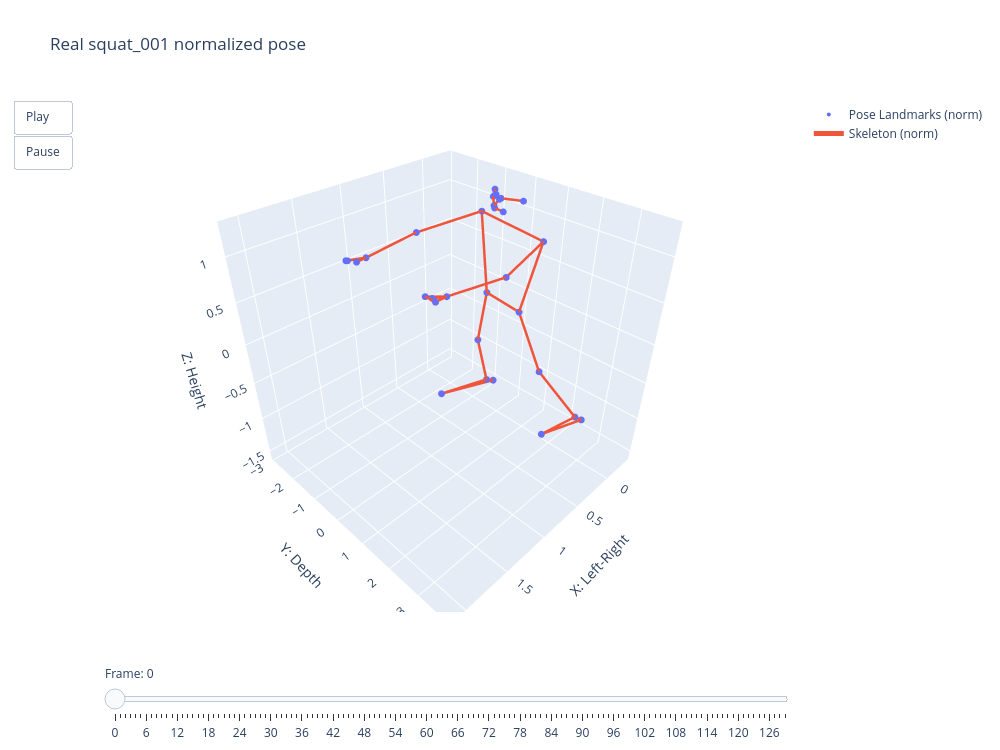

Notebook code for this chart:
### Markdown cell above
### ⑤ Review - Normalized Visualization

Render the base normalized coordinate stream before applying optional canonicalization. This makes it easier to inspect whether the hip-centered, torso-scaled pose still preserves the squat motion pattern.

### Code cell
fig_norm = create_pose_animation(
    df=norm_df,
    landmarks=LANDMARKS,
    connections=CONNECTIONS,
    coord_mode="norm",
    frame_duration=33,
    height=750,
    width=1000,
    show_text=False,
    title="Real squat_001 normalized pose",
)

fig_norm

### Figure 1 — Plotly figure (JSON) as saved in the notebook; plotly's stock layout.template omitted (floating-point values rounded to 4 significant figures)
{"data": [{"marker": {"size": 4}, "mode": "markers", "name": "Pose Landmarks (norm)", "showlegend": true, "textposition": "top center", "type": "scatter3d", "x": [0.007065, -0.03677, -0.04678, -0.05931, -0.04664, -0.06241, -0.08723, -0.184, -0.225, -0.03212, -0.04555, -0.2007, -0.2266, 0.425, 0.4805, 0.993, 1.084, 1.124, 1.223, 1.148, 1.24, 1.117, 1.198, 0.04113, -0.04113, 0.06635, 0.008216, -0.08064, -0.1323, -0.1711, -0.2579, 0.2815, 0.3023], "y": [-0.4355, -0.3695, -0.372, -0.3715, -0.6004, -0.603, -0.6037, 0.07553, -0.9768, -0.2145, -0.537, 0.7692, -1.42, 1.033, -1.93, 0.6203, -1.95, 0.631, -2.264, 0.3666, -2.131, 0.5058, -1.922, 0.6759, -0.6759, 1.553, -0.8348, 2.602, -0.7689, 2.67, -0.7878, 2.249, -1.557], "z": [1.108, 1.171, 1.173, 1.174, 1.174, 1.178, 1.182, 1.155, 1.158, 1.052, 1.052, 0.7807, 0.8486, 0.6685, 0.7766, 0.6454, 0.7132, 0.6504, 0.6898, 0.6752, 0.7159, 0.6664, 0.7141, 0.007853, -0.007853, -0.61, -0.6832, -1.122, -1.377, -1.213, -1.474, -1.213, -1.52]}, {"line": {"width": 5}, "mode": "lines", "name": "Skeleton (norm)", "showlegend": true, "type": "scatter3d", "x": [0.007065, -0.03677, null, -0.03677, -0.04678, null, -0.04678, -0.05931, null, -0.05931, -0.184, null, 0.007065, -0.04664, null, -0.04664, -0.06241, null, -0.06241, -0.08723, null, -0.08723, -0.225, null, -0.03212, -0.04555, null, -0.2007, -0.2266, null, -0.2007, 0.04113, null, -0.2266, -0.04113, null, 0.04113, -0.04113, null, -0.2007, 0.425, null, 0.425, 0.993, null, 0.993, 1.124, null, 0.993, 1.148, null, 0.993, 1.117, null, 1.124, 1.148, null, -0.2266, 0.4805, null, 0.4805, 1.084, null, 1.084, 1.223, null, 1.084, 1.24, null, 1.084, 1.198, null, 1.223, 1.24, null, 0.04113, 0.06635, null, 0.06635, -0.08064, null, -0.08064, -0.1711, null, -0.08064, 0.2815, null, -0.1711, 0.2815, null, -0.04113, 0.008216, null, 0.008216, -0.1323, null, -0.1323, -0.2579, null, -0.1323, 0.3023, null, -0.2579, 0.3023, null], "y": [-0.4355, -0.3695, null, -0.3695, -0.372, null, -0.372, -0.3715, null, -0.3715, 0.07553, null, -0.4355, -0.6004, null, -0.6004, -0.603, null, -0.603, -0.6037, null, -0.6037, -0.9768, null, -0.2145, -0.537, null, 0.7692, -1.42, null, 0.7692, 0.6759, null, -1.42, -0.6759, null, 0.6759, -0.6759, null, 0.7692, 1.033, null, 1.033, 0.6203, null, 0.6203, 0.631, null, 0.6203, 0.3666, null, 0.6203, 0.5058, null, 0.631, 0.3666, null, -1.42, -1.93, null, -1.93, -1.95, null, -1.95, -2.264, null, -1.95, -2.131, null, -1.95, -1.922, null, -2.264, -2.131, null, 0.6759, 1.553, null, 1.553, 2.602, null, 2.602, 2.67, null, 2.602, 2.249, null, 2.67, 2.249, null, -0.6759, -0.8348, null, -0.8348, -0.7689, null, -0.7689, -0.7878, null, -0.7689, -1.557, null, -0.7878, -1.557, null], "z": [1.108, 1.171, null, 1.171, 1.173, null, 1.173, 1.174, null, 1.174, 1.155, null, 1.108, 1.174, null, 1.174, 1.178, null, 1.178, 1.182, null, 1.182, 1.158, null, 1.052, 1.052, null, 0.7807, 0.8486, null, 0.7807, 0.007853, null, 0.8486, -0.007853, null, 0.007853, -0.007853, null, 0.7807, 0.6685, null, 0.6685, 0.6454, null, 0.6454, 0.6504, null, 0.6454, 0.6752, null, 0.6454, 0.6664, null, 0.6504, 0.6752, null, 0.8486, 0.7766, null, 0.7766, 0.7132, null, 0.7132, 0.6898, null, 0.7132, 0.7159, null, 0.7132, 0.7141, null, 0.6898, 0.7159, null, 0.007853, -0.61, null, -0.61, -1.122, null, -1.122, -1.213, null, -1.122, -1.213, null, -1.213, -1.213, null, -0.007853, -0.6832, null, -0.6832, -1.377, null, -1.377, -1.474, null, -1.377, -1.52, null, -1.474, -1.52, null]}], "layout": {"height": 750, "scene": {"aspectmode": "cube", "xaxis": {"range": [-0.382, 2.176], "title": {"text": "X: Left-Right"}}, "yaxis": {"range": [-3.07, 3.991], "title": {"text": "Y: Depth"}}, "zaxis": {"range": [-1.631, 1.352], "title": {"text": "Z: Height"}}}, "showlegend": true, "sliders": [{"active": 0, "currentvalue": {"prefix": "Frame: "}, "pad": {"t": 50}, "steps": [{"args": [["0"], {"frame": {"duration": 0, "redraw": true}}], "label": "0", "method": "animate"}, {"args": [["1"], {"frame": {"duration": 0, "redraw": true}}], "label": "1", "method": "animate"}, {"args": [["2"], {"frame": {"duration": 0, "redraw": true}}], "label": "2", "method": "animate"}, {"args": [["3"], {"frame": {"duration": 0, "redraw": true}}], "label": "3", "method": "animate"}, {"args": [["4"], {"frame": {"duration": 0, "redraw": true}}], "label": "4", "method": "animate"}, {"args": [["5"], {"frame": {"duration": 0, "redraw": true}}], "label": "5", "method": "animate"}, {"args": [["6"], {"frame": {"duration": 0, "redraw": true}}], "label": "6", "method": "animate"}, {"args": [["7"], {"frame": {"duration": 0, "redraw": true}}], "label": "7", "method": "animate"}, {"args": [["8"], {"frame": {"duration": 0, "redraw": true}}], "label": "8", "method": "animate"}, {"args": [["9"], {"frame": {"duration": 0, "redraw": true}}], "label": "9", "method": "animate"}, {"args": [["10"], {"frame": {"duration": 0, "redraw": true}}], "label": "10", "method": "animate"}, {"args": [["11"], {"frame": {"duration": 0, "redraw": true}}], "label": "11", "method": "animate"}, {"args": [["12"], {"frame": {"duration": 0, "redraw": true}}], "label": "12", "method": "animate"}, {"args": [["13"], {"frame": {"duration": 0, "redraw": true}}], "label": "13", "method": "animate"}, {"args": [["14"], {"frame": {"duration": 0, "redraw": true}}], "label": "14", "method": "animate"}, {"args": [["15"], {"frame": {"duration": 0, "redraw": true}}], "label": "15", "method": "animate"}, {"args": [["16"], {"frame": {"duration": 0, "redraw": true}}], "label": "16", "method": "animate"}, {"args": [["17"], {"frame": {"duration": 0, "redraw": true}}], "label": "17", "method": "animate"}, {"args": [["18"], {"frame": {"duration": 0, "redraw": true}}], "label": "18", "method": "animate"}, {"args": [["19"], {"frame": {"duration": 0, "redraw": true}}], "label": "19", "method": "animate"}, {"args": [["20"], {"frame": {"duration": 0, "redraw": true}}], "label": "20", "method": "animate"}, {"args": [["21"], {"frame": {"duration": 0, "redraw": true}}], "label": "21", "method": "animate"}, {"args": [["22"], {"frame": {"duration": 0, "redraw": true}}], "label": "22", "method": "animate"}, {"args": [["23"], {"frame": {"duration": 0, "redraw": true}}], "label": "23", "method": "animate"}, {"args": [["24"], {"frame": {"duration": 0, "redraw": true}}], "label": "24", "method": "animate"}, {"args": [["25"], {"frame": {"duration": 0, "redraw": true}}], "label": "25", "method": "animate"}, {"args": [["26"], {"frame": {"duration": 0, "redraw": true}}], "label": "26", "method": "animate"}, {"args": [["27"], {"frame": {"duration": 0, "redraw": true}}], "label": "27", "method": "animate"}, {"args": [["28"], {"frame": {"duration": 0, "redraw": true}}], "label": "28", "method": "animate"}, {"args": [["29"], {"frame": {"duration": 0, "redraw": true}}], "label": "29", "method": "animate"}, {"args": [["30"], {"frame": {"duration": 0, "redraw": true}}], "label": "30", "method": "animate"}, {"args": [["31"], {"frame": {"duration": 0, "redraw": true}}], "label": "31", "method": "animate"}, {"args": [["32"], {"frame": {"duration": 0, "redraw": true}}], "label": "32", "method": "animate"}, {"args": [["33"], {"frame": {"duration": 0, "redraw": true}}], "label": "33", "method": "animate"}, {"args": [["34"], {"frame": {"duration": 0, "redraw": true}}], "label": "34", "method": "animate"}, {"args": [["35"], {"frame": {"duration": 0, "redraw": true}}], "label": "35", "method": "animate"}, {"args": [["36"], {"frame": {"duration": 0, "redraw": true}}], "label": "36", "method": "animate"}, {"args": [["37"], {"frame": {"duration": 0, "redraw": true}}], "label": "37", "method": "animate"}, {"args": [["38"], {"frame": {"duration": 0, "redraw": true}}], "label": "38", "method": "animate"}, {"args": [["39"], {"frame": {"duration": 0, "redraw": true}}], "label": "39", "method": "animate"}, {"args": [["40"], {"frame": {"duration": 0, "redraw": true}}], "label": "40", "method": "animate"}, {"args": [["41"], {"frame": {"duration": 0, "redraw": true}}], "label": "41", "method": "animate"}, {"args": [["42"], {"frame": {"duration": 0, "redraw": true}}], "label": "42", "method": "animate"}, {"args": [["43"], {"frame": {"duration": 0, "redraw": true}}], "label": "43", "method": "animate"}, {"args": [["44"], {"frame": {"duration": 0, "redraw": true}}], "label": "44", "method": "animate"}, {"args": [["45"], {"frame": {"duration": 0, "redraw": true}}], "label": "45", "method": "animate"}, {"args": [["46"], {"frame": {"duration": 0, "redraw": true}}], "label": "46", "method": "animate"}, {"args": [["47"], {"frame": {"duration": 0, "redraw": true}}], "label": "47", "method": "animate"}, {"args": [["48"], {"frame": {"duration": 0, "redraw": true}}], "label": "48", "method": "animate"}, {"args": [["49"], {"frame": {"duration": 0, "redraw": true}}], "label": "49", "method": "animate"}, {"args": [["50"], {"frame": {"duration": 0, "redraw": true}}], "label": "50", "method": "animate"}, {"args": [["51"], {"frame": {"duration": 0, "redraw": true}}], "label": "51", "method": "animate"}, {"args": [["52"], {"frame": {"duration": 0, "redraw": true}}], "label": "52", "method": "animate"}, {"args": [["53"], {"frame": {"duration": 0, "redraw": true}}], "label": "53", "method": "animate"}, {"args": [["54"], {"frame": {"duration": 0, "redraw": true}}], "label": "54", "method": "animate"}, {"args": [["55"], {"frame": {"duration": 0, "redraw": true}}], "label": "55", "method": "animate"}, {"args": [["56"], {"frame": {"duration": 0, "redraw": true}}], "label": "56", "method": "animate"}, {"args": [["57"], {"frame": {"duration": 0, "redraw": true}}], "label": "57", "method": "animate"}, {"args": [["58"], {"frame": {"duration": 0, "redraw": true}}], "label": "58", "method": "animate"}, {"args": [["59"], {"frame": {"duration": 0, "redraw": true}}], "label": "59", "method": "animate"}, {"args": [["60"], {"frame": {"duration": 0, "redraw": true}}], "label": "60", "method": "animate"}, {"args": [["61"], {"frame": {"duration": 0, "redraw": true}}], "label": "61", "method": "animate"}, {"args": [["62"], {"frame": {"duration": 0, "redraw": true}}], "label": "62", "method": "animate"}, {"args": [["63"], {"frame": {"duration": 0, "redraw": true}}], "label": "63", "method": "animate"}, {"args": [["64"], {"frame": {"duration": 0, "redraw": true}}], "label": "64", "method": "animate"}, {"args": [["65"], {"frame": {"duration": 0, "redraw": true}}], "label": "65", "method": "animate"}, {"args": [["66"], {"frame": {"duration": 0, "redraw": true}}], "label": "66", "method": "animate"}, {"args": [["67"], {"frame": {"duration": 0, "redraw": true}}], "label": "67", "method": "animate"}, {"args": [["68"], {"frame": {"duration": 0, "redraw": true}}], "label": "68", "method": "animate"}, {"args": [["69"], {"frame": {"duration": 0, "redraw": true}}], "label": "69", "method": "animate"}, {"args": [["70"], {"frame": {"duration": 0, "redraw": true}}], "label": "70", "method": "animate"}, {"args": [["71"], {"frame": {"duration": 0, "redraw": true}}], "label": "71", "method": "animate"}, {"args": [["72"], {"frame": {"duration": 0, "redraw": true}}], "label": "72", "method": "animate"}, {"args": [["73"], {"frame": {"duration": 0, "redraw": true}}], "label": "73", "method": "animate"}, {"args": [["74"], {"frame": {"duration": 0, "redraw": true}}], "label": "74", "method": "animate"}, {"args": [["75"], {"frame": {"duration": 0, "redraw": true}}], "label": "75", "method": "animate"}, {"args": [["76"], {"frame": {"duration": 0, "redraw": true}}], "label": "76", "method": "animate"}, {"args": [["77"], {"frame": {"duration": 0, "redraw": true}}], "label": "77", "method": "animate"}, {"args": [["78"], {"frame": {"duration": 0, "redraw": true}}], "label": "78", "method": "animate"}, {"args": [["79"], {"frame": {"duration": 0, "redraw": true}}], "label": "79", "method": "animate"}, {"args": [["80"], {"frame": {"duration": 0, "redraw": true}}], "label": "80", "method": "animate"}, {"args": [["81"], {"frame": {"duration": 0, "redraw": true}}], "label": "81", "method": "animate"}, {"args": [["82"], {"frame": {"duration": 0, "redraw": true}}], "label": "82", "method": "animate"}, {"args": [["83"], {"frame": {"duration": 0, "redraw": true}}], "label": "83", "method": "animate"}, {"args": [["84"], {"frame": {"duration": 0, "redraw": true}}], "label": "84", "method": "animate"}, {"args": [["85"], {"frame": {"duration": 0, "redraw": true}}], "label": "85", "method": "animate"}, {"args": [["86"], {"frame": {"duration": 0, "redraw": true}}], "label": "86", "method": "animate"}, {"args": [["87"], {"frame": {"duration": 0, "redraw": true}}], "label": "87", "method": "animate"}, {"args": [["88"], {"frame": {"duration": 0, "redraw": true}}], "label": "88", "method": "animate"}, {"args": [["89"], {"frame": {"duration": 0, "redraw": true}}], "label": "89", "method": "animate"}, {"args": [["90"], {"frame": {"duration": 0, "redraw": true}}], "label": "90", "method": "animate"}, {"args": [["91"], {"frame": {"duration": 0, "redraw": true}}], "label": "91", "method": "animate"}, {"args": [["92"], {"frame": {"duration": 0, "redraw": true}}], "label": "92", "method": "animate"}, {"args": [["93"], {"frame": {"duration": 0, "redraw": true}}], "label": "93", "method": "animate"}, {"args": [["94"], {"frame": {"duration": 0, "redraw": true}}], "label": "94", "method": "animate"}, {"args": [["95"], {"frame": {"duration": 0, "redraw": true}}], "label": "95", "method": "animate"}, {"args": [["96"], {"frame": {"duration": 0, "redraw": true}}], "label": "96", "method": "animate"}, {"args": [["97"], {"frame": {"duration": 0, "redraw": true}}], "label": "97", "method": "animate"}, {"args": [["98"], {"frame": {"duration": 0, "redraw": true}}], "label": "98", "method": "animate"}, {"args": [["99"], {"frame": {"duration": 0, "redraw": true}}], "label": "99", "method": "animate"}, {"args": [["100"], {"frame": {"duration": 0, "redraw": true}}], "label": "100", "method": "animate"}, {"args": [["101"], {"frame": {"duration": 0, "redraw": true}}], "label": "101", "method": "animate"}, {"args": [["102"], {"frame": {"duration": 0, "redraw": true}}], "label": "102", "method": "animate"}, {"args": [["103"], {"frame": {"duration": 0, "redraw": true}}], "label": "103", "method": "animate"}, {"args": [["104"], {"frame": {"duration": 0, "redraw": true}}], "label": "104", "method": "animate"}, {"args": [["105"], {"frame": {"duration": 0, "redraw": true}}], "label": "105", "method": "animate"}, {"args": [["106"], {"frame": {"duration": 0, "redraw": true}}], "label": "106", "method": "animate"}, {"args": [["107"], {"frame": {"duration": 0, "redraw": true}}], "label": "107", "method": "animate"}, {"args": [["108"], {"frame": {"duration": 0, "redraw": true}}], "label": "108", "method": "animate"}, {"args": [["109"], {"frame": {"duration": 0, "redraw": true}}], "label": "109", "method": "animate"}, {"args": [["110"], {"frame": {"duration": 0, "redraw": true}}], "label": "110", "method": "animate"}, {"args": [["111"], {"frame": {"duration": 0, "redraw": true}}], "label": "111", "method": "animate"}, {"args": [["112"], {"frame": {"duration": 0, "redraw": true}}], "label": "112", "method": "animate"}, {"args": [["113"], {"frame": {"duration": 0, "redraw": true}}], "label": "113", "method": "animate"}, {"args": [["114"], {"frame": {"duration": 0, "redraw": true}}], "label": "114", "method": "animate"}, {"args": [["115"], {"frame": {"duration": 0, "redraw": true}}], "label": "115", "method": "animate"}, {"args": [["116"], {"frame": {"duration": 0, "redraw": true}}], "label": "116", "method": "animate"}, {"args": [["117"], {"frame": {"duration": 0, "redraw": true}}], "label": "117", "method": "animate"}, {"args": [["118"], {"frame": {"duration": 0, "redraw": true}}], "label": "118", "method": "animate"}, {"args": [["119"], {"frame": {"duration": 0, "redraw": true}}], "label": "119", "method": "animate"}, {"args": [["120"], {"frame": {"duration": 0, "redraw": true}}], "label": "120", "method": "animate"}, {"args": [["121"], {"frame": {"duration": 0, "redraw": true}}], "label": "121", "method": "animate"}, {"args": [["122"], {"frame": {"duration": 0, "redraw": true}}], "label": "122", "method": "animate"}, {"args": [["123"], {"frame": {"duration": 0, "redraw": true}}], "label": "123", "method": "animate"}, {"args": [["124"], {"frame": {"duration": 0, "redraw": true}}], "label": "124", "method": "animate"}, {"args": [["125"], {"frame": {"duration": 0, "redraw": true}}], "label": "125", "method": "animate"}, {"args": [["126"], {"frame": {"duration": 0, "redraw": true}}], "label": "126", "method": "animate"}, {"args": [["127"], {"frame": {"duration": 0, "redraw": true}}], "label": "127", "method": "animate"}, {"args": [["128"], {"frame": {"duration": 0, "redraw": true}}], "label": "128", "method": "animate"}, {"args": [["129"], {"frame": {"duration": 0, "redraw": true}}], "label": "129", "method": "animate"}]}], "title": {"text": "Real squat_001 normalized pose"}, "updatemenus": [{"buttons": [{"args": [null, {"frame": {"duration": 33, "redraw": true}, "fromcurrent": true, "mode": "immediate", "transition": {"duration": 0}}], "label": "Play", "method": "animate"}, {"args": [[null], {"frame": {"duration": 0, "redraw": false}, "mode": "immediate"}], "label": "Pause", "method": "animate"}], "showactive": false, "type": "buttons"}], "width": 1000}}
